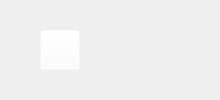
     <widget class="QWidget" name="widget" native="true">
      <property name="minimumSize">
       <size>
        <width>0</width>
        <height>0</height>
       </size>
      </property>
      <property name="maximumSize">
       <size>
        <width>16777215</width>
        <height>16777215</height>
       </size>
      </property>
      <property name="styleSheet">
       <string notr="true">#widget{
	
}

#minBtn{
	
border-image: url(:/res/img/minwhite.png);
	background-color: rgba(255, 255, 255, 0);
}
#minBtn:hover{
	border-image: url(:/res/img/minblack.png);
}

#closeBtn{
	border-image: url(:/res/img/closes.png);
	background-color: rgba(255, 255, 255, 0);
}
#closeBtn:hover{
border-image: url(:/res/img/closes1.png);
	
}

#maxBtn{
	border-image: url(:/res/img/maxwhite.png);
	background-color: rgba(255, 255, 255, 0);
}
#maxBtn:hover{
	border-image: url(:/res/img/maxblack.png);
}</string>
      </property>
      <layout class="QHBoxLayout" name="horizontalLayout_3" stretch="0,0,0,0">
       <property name="spacing">
        <number>20</number>
       </property>
       <property name="leftMargin">
        <number>0</number>
       </property>
       <property name="topMargin">
        <number>0</number>
       </property>
       <property name="rightMargin">
        <number>20</number>
       </property>
       <property name="bottomMargin">
        <number>0</number>
       </property>
       <item>
        <spacer name="horizontalSpacer">
         <property name="orientation">
          <enum>Qt::Horizontal</enum>
         </property>
         <property name="sizeHint" stdset="0">
          <size>
           <width>40</width>
           <height>20</height>
          </size>
         </property>
        </spacer>
       </item>
       <item>
        <widget class="QPushButton" name="minBtn">
         <property name="minimumSize">
          <size>
           <width>40</width>
           <height>40</height>
          </size>
         </property>
         <property name="maximumSize">
          <size>
           <width>40</width>
           <height>40</height>
          </size>
         </property>
         <property name="text">
          <string/>
         </property>
        </widget>
       </item>
       <item>
        <widget class="QPushButton" name="maxBtn">
         <property name="minimumSize">
          <size>
           <width>40</width>
           <height>40</height>
          </size>
         </property>
         <property name="maximumSize">
          <size>
           <width>40</width>
           <height>40</height>
          </size>
         </property>
         <property name="text">
          <string/>
         </property>
         <property name="flat">
          <bool>true</bool>
         </property>
        </widget>
       </item>
       <item>
        <widget class="QPushButton" name="closeBtn">
         <property name="minimumSize">
          <size>
           <width>40</width>
           <height>40</height>
          </size>
         </property>
         <property name="maximumSize">
          <size>
           <width>40</width>
           <height>40</height>
          </size>
         </property>
         <property name="text">
          <string/>
         </property>
         <property name="flat">
          <bool>true</bool>
         </property>
        </widget>
       </item>
      </layout>
     </widget>
